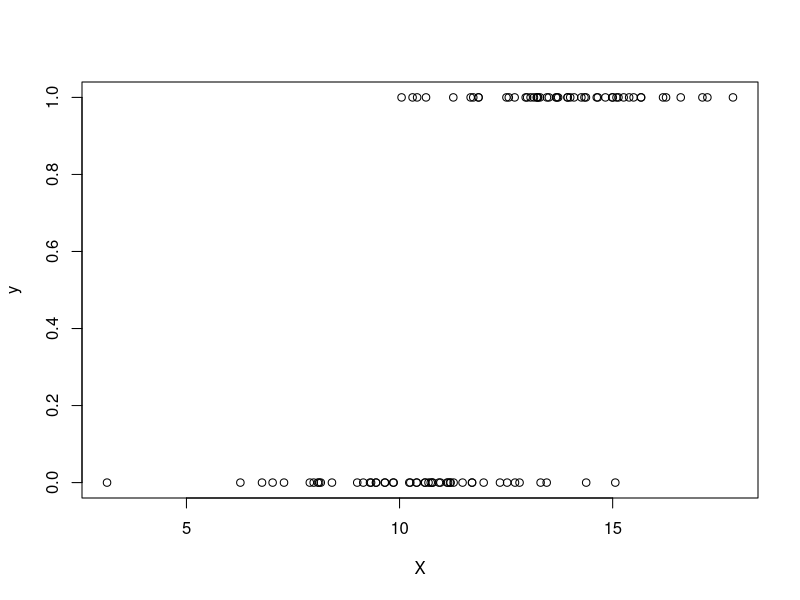

Here is the R script that generated this plot: (Note: this script raises an error after producing the figure.)
## ---- chunk 1

# 1. simulate data
# 2. calculate exponentiated beta
# 3. calculate the odds based on the prediction p(Y=1|X)
#
# Function takes a x value, for that x value the odds are calculated and returned
# Beside the odds, the function does also return the exponentiated beta coefficient
log_reg <- function(x_value) {
  # simulate data, the higher x the higher the probability of y=1
  set.seed(256)
  X <- c(rnorm(50, mean = 10, sd = 2), rnorm(50, mean = 14, sd = 2))
  y <- c(rep(0, 50), rep(1, 50))
  
  plot(y ~ X) 
  model <- glm(y ~ X, family = "binomial")
  beta_1 <- coef(model)[2]
  exp_beta_1 <- exp(beta_1) # exponentiate beta_1 to get odds ratios
  
  # predict pi_i, the probabilty that y=1 given the x value
  pi <- predict(model, newdata = data.frame(X = x_value), type = "response") 
  
  odds <- pi / (1 - pi)
  
  list(odds = odds, exp_beta = exp_beta_1)
}

x_value <- 14
x1 <- log_reg(x)
x2 <- log_reg(x + 1)

# Show the exponentiated beta coefficients
show(x1$exp_beta) # exp beta

odds_ratio <- x2$odds / x1$odds # calculate odds ratio
show(odds_ratio) # odds ratio

# Is the exponentiated beta the same as the calculated odds ratio?
round(odds_ratio, 6) == round(x1$exp_beta, 6)


